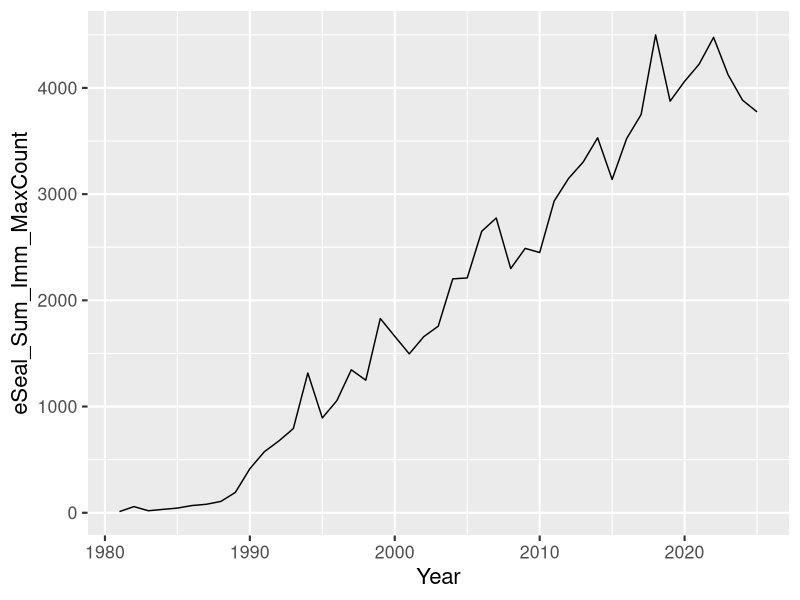

The R source for this figure: (Note: this script raises an error after producing the figure.)

## 2026-02-06
## simpler covariate setup

library(readxl)
library(tidyverse)
library(dplyr)

#rownames(small_c_Coyote_3yr_MOCI_MOCI_Dist_lag)
#we need: 
# "Coyote_BL_3yr"   "Coyote_DE_3yr"   "Coyote_DP_3yr"   "Coyote_PRH_3yr"  "Coyote_TB_3yr"  
# [6] "Coyote_TP_3yr"   "MOCI_JFM_NC"     "MOCI_LAG_AMJ_NC" "MOCI_LAG_OND_NC" "eSeal_IMM"      
# [11] "BL"              "DE"              "DP"              "PRH"             "TB"             
# [16] "TP" 

coyote <- read_excel("Data/CoyoteSightings_2025.xlsx")

coyote_rate <- coyote %>%
  mutate(rate = `Number of days with coyote sightings` / `Total number of monitoring surveys`) %>%
  arrange(Site, Year) %>%
  group_by(Site) %>%
  mutate(
    rate_t1 = lag(rate, 1),
    rate_t2 = lag(rate, 2),
    has_t1 = !is.na(rate_t1),
    has_t2 = !is.na(rate_t2)
  ) %>%
  mutate(
    weighted_rate = case_when(
      has_t1 & has_t2 ~ 0.5 * rate + 0.3 * rate_t1 + 0.2 * rate_t2,
      has_t1 & !has_t2 ~ 0.7 * rate + 0.3 * rate_t1,
      TRUE ~ 1.0 * rate
    )
  ) %>%
  # Replace NaN with mean of previous 2 years
  mutate(
    weighted_rate = case_when(
      is.nan(weighted_rate) & has_t1 & has_t2 ~ (rate_t1 + rate_t2) / 2,
      is.nan(weighted_rate) & has_t1 ~ rate_t1,
      is.nan(weighted_rate) ~ NA_real_,
      TRUE ~ weighted_rate
    )
  ) %>%
  select(Year, Site, rate, weighted_rate) %>%
  ungroup() %>%
  arrange(Year, Site)

# View results
print(coyote_rate)

# If you want just the final weighted rate column
coyote_rate <- coyote_rate %>%
  select(Year, Site, weighted_rate)

coyote_rate$weighted_rate[is.nan(coyote_rate$weighted_rate)] <- NA

print(coyote_rate)

coyote_wide <- coyote_rate %>%
  pivot_wider(names_from = Site, values_from = weighted_rate)

# Create rows for 1996-1999 with zeros
new_rows <- tibble(
  Year = 1996:1999,
  BL = 0, DE = 0, DP = 0, DR = 0, PB = 0, PRH = 0, TB = 0, TP = 0
)

# Bind and arrange by year
coyote_wide <- bind_rows(new_rows, coyote_wide) %>%
  arrange(Year)

#fix names
coyote_wide <- coyote_wide %>%
  rename_with(~ paste0("Coyote_", .), -Year)

## now human disturbance data---------
HumanDisturbance <- 
  read_excel("Data/HumanDisturbanceRate_1996To2025.xlsx")
HumanDisturbance <- 
  HumanDisturbance[,-5] #delete and give better name
HumanDisturbance$DistRate <- 
  HumanDisturbance$SumOfDisturbanceCount / HumanDisturbance$NSurveys
#remove raw data, keep rate
HumanDisturbance <- HumanDisturbance[,-c(3:4)]

#pivot wide
HumanDisturbance.wide <- 
  HumanDisturbance %>% pivot_wider(names_from = SiteCode,
                                   values_from = DistRate)
#remove DR and PB and 1996
HumanDisturbance.wide <-
  HumanDisturbance.wide %>%
  dplyr::filter(Year > 1996) %>%
  select(-c(DR, PB))

(HumanDisturbance.wide)

#assign the 2020 NA a zero
HumanDisturbance.wide[24,4] <- 0
HumanDisturbance.wide

#fix names
HumanDisturbance.wide <- HumanDisturbance.wide %>%
  rename_with(~ paste0("Dist_", .), -Year)


## now MOCI data--------
MOCI <- read_csv("Data/CaliforniaMOCI.csv")
# Data wrangling
MOCI.dat <- MOCI %>%
  # Calculate mean of North and Central California
  mutate(mean_value = (`North California (38-42N)` + `Central California (34.5-38N)`) / 2) %>%
  # Select only needed columns
  dplyr::select(Year, Season, mean_value) %>%
  # Create a lead year for OND values
  mutate(Year = ifelse(Season == "OND", Year + 1, Year)) %>%
  # Filter to keep only JFM, AMJ, and OND
  dplyr::filter(Season %in% c("JFM", "AMJ", "OND")) %>%
  # Pivot wider to create columns for each season
  pivot_wider(
    names_from = Season,
    values_from = mean_value
  ) %>%
  # Arrange by Year
  arrange(Year) %>%
  # Reorder columns
  select(Year, JFM, AMJ, OND)

# View the result
(MOCI.dat)

#fix names
MOCI.dat <- MOCI.dat %>%
  rename_with(~ paste0("MOCI_", .), -Year)


#now the eSeal data------
# Instructions from 2024:
# eSeal data-> SUM the IMMATURE MOLT and the WEANED PUP count as for all PR sites (total pop) covariate.

eSeal <- 
  read_excel("Data/Eseal_1981-2025_BySubsite.xlsx")

unique(eSeal$MatureCode)

# 2026-04-03
# !!!!! UPDATE THIS TO EXTRACT APRIL-MAY-JUNE MAX MOLT COUNTS SUM OF ALL AGE CLASSES
# !!!! 2026-04-08  no AMJ data in the codde data

# Extract year and calculate annual max by SubSiteName, then sum
library(lubridate)


eSeal_max_imm <- eSeal %>%
  dplyr::mutate(Year = lubridate::year(StartDate)) %>%
  # dplyr::filter(MatureCode %in% c("IMM", "WNR")) %>%  # use all age classes per SA 2026-04-27
  dplyr::group_by(Year, SubSiteName, MatureCode) %>%
  dplyr::summarise(MaxCount = max(Count, na.rm = TRUE), .groups = "drop") %>%
  dplyr::group_by(Year) %>%
  dplyr::summarise(eSeal_Sum_Imm_MaxCount = sum(MaxCount))

eSeal_max_imm

ggplot(eSeal_max_imm, aes(Year, eSeal_Sum_Imm_MaxCount)) +
  geom_line() +
  theme_gray(base_size = 16)

#####

## Now put all the covariates together

coyote_wide
HumanDisturbance.wide
MOCI.dat
eSeal_max_imm

covariates <- MOCI.dat %>%
  left_join(HumanDisturbance.wide, by = "Year") %>%
  left_join(coyote_wide, by = "Year") %>%
  left_join(eSeal_max_imm, by = "Year") %>%
  dplyr::filter(Year>1996) %>% ## seal data from 1997 - present
  dplyr::filter(Year<2026)  #some leftover 2026 data



#transform
cov_t <- t(covariates)
#remove 2 sites coyote data 
cov_t <- cov_t[!rownames(cov_t) %in% c("Coyote_PB", "Coyote_DR"), ]

### now bring in the seal data from 4a
dat

# Remove Year row from covariates
cov_t_marss <- cov_t[-1, ]  # Remove first row (Year)

# Standardize covariates (z-score: mean=0, sd=1)
cov_t_scaled <- t(scale(t(cov_t_marss)))

# Check
rowMeans(cov_t_scaled)  # Should be ~0
apply(cov_t_scaled, 1, sd)  # Should be ~1


cov_t_marss[is.na(cov_t_marss)] <- 0

# Scale only rows with variance
cov_t_scaled <- cov_t_marss
rows_to_scale <- apply(cov_t_marss, 1, sd) > 0
cov_t_scaled[rows_to_scale, ] <- t(scale(t(cov_t_marss[rows_to_scale, ])))


# dat appears ready - just confirm it's a matrix
dat_marss <- as.matrix(dat)

# Verify dimensions match (same number of columns = years)
ncol(cov_t_marss)  # Should match
ncol(dat_marss)    # Should match

dim(dat)          # Should be 18 × 29
dim(cov_t_marss)  # Should be 16 × 29

#remove NAs and replace with 0
cov_t_marss[is.na(cov_t_marss)] <- 0
